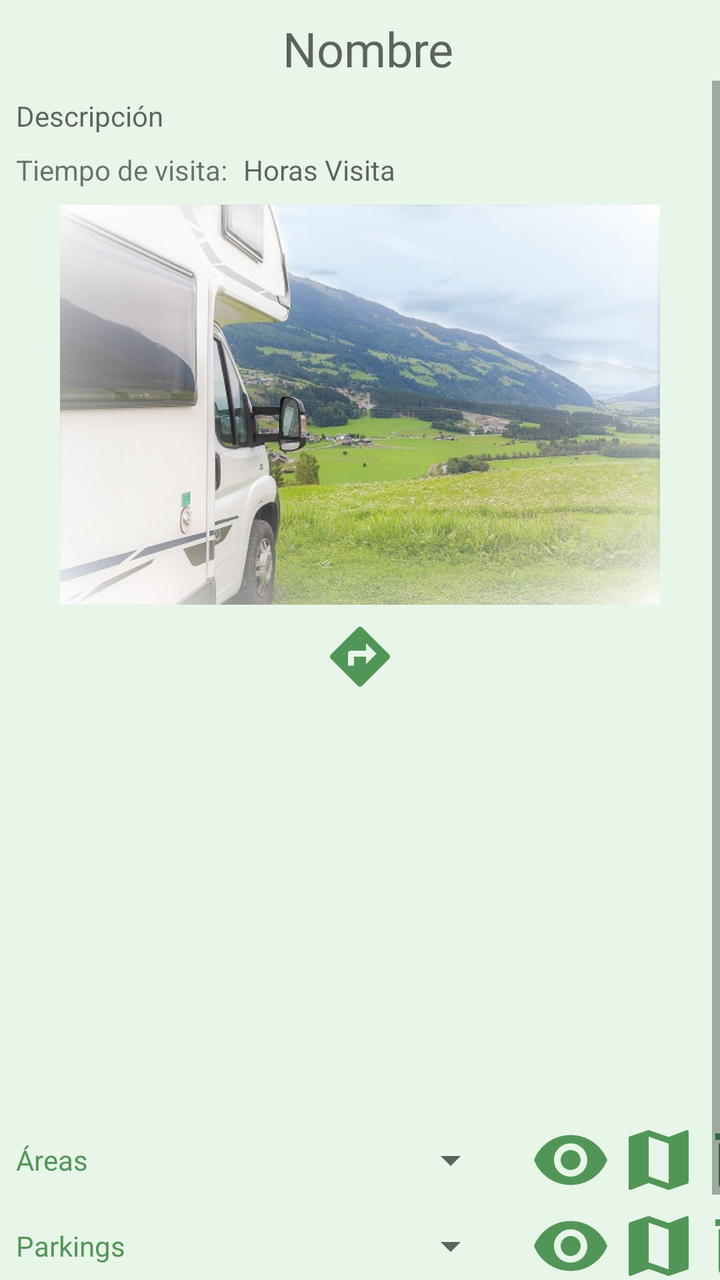
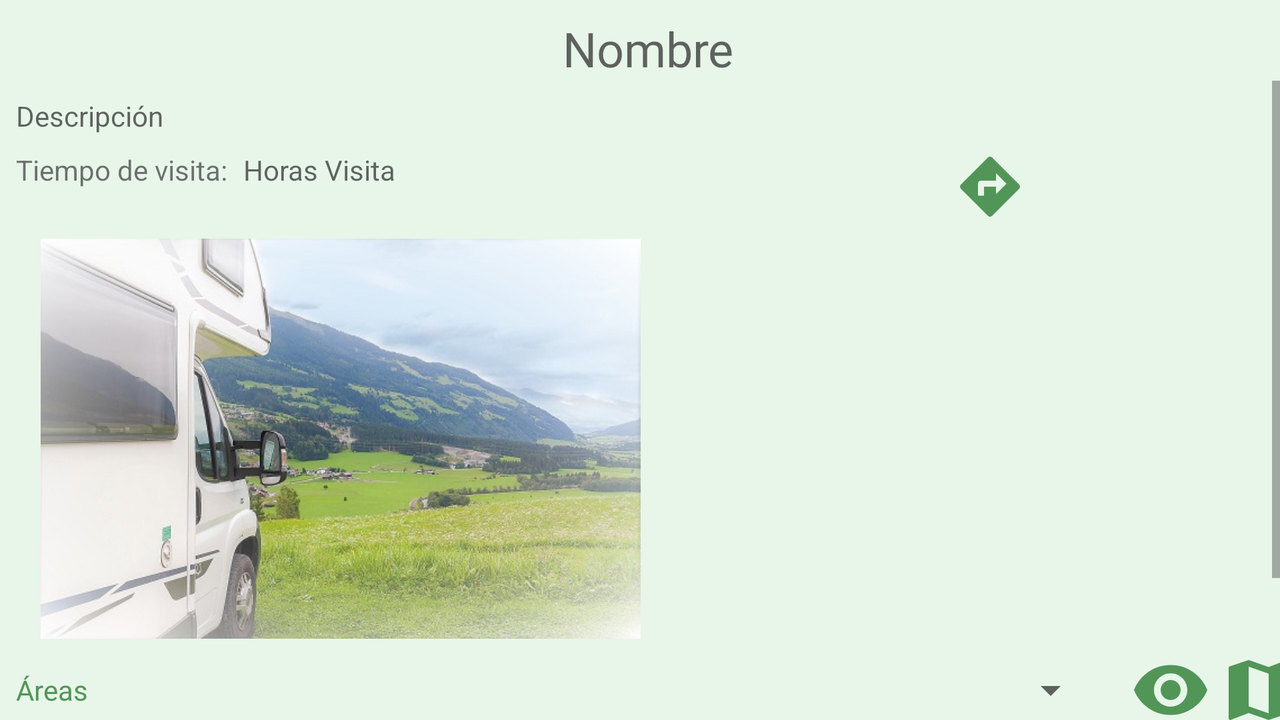

Compare how this app lays out the same screen by default and in its alternative resource folder. The renders come first, then the two layout files and the values they reference.
<!-- AndroidManifest.xml: application theme AppTheme -->
<!-- res/layout/fragment_ver_lugar.xml -->
<?xml version="1.0" encoding="utf-8"?>
<FrameLayout xmlns:android="http://schemas.android.com/apk/res/android"
    xmlns:app="http://schemas.android.com/apk/res-auto"
    xmlns:tools="http://schemas.android.com/tools"
    android:id="@+id/verLugarFragment"
    android:layout_width="match_parent"
    android:layout_height="match_parent"
    android:isScrollContainer="true"
    android:overScrollMode="always"
    tools:context=".ui.lugares.EditarLugarFragment">


    <LinearLayout
        android:id="@+id/spinnerInfo"
        android:layout_width="match_parent"
        android:layout_height="match_parent"
        android:orientation="vertical">

        <TextView
            android:id="@+id/texttViewEditarViajeNombre"
            android:layout_width="match_parent"
            android:layout_height="wrap_content"
            android:layout_marginStart="8dp"
            android:layout_marginLeft="8dp"
            android:layout_marginTop="8dp"
            android:ems="10"
            android:fontFamily="@font/acme"
            android:gravity="center_horizontal"
            android:hint="Nombre"
            android:inputType="textPersonName"
            android:singleLine="false"
            android:textColor="@color/colorPrimaryDark"
            android:textSize="24sp"
            app:layout_constraintStart_toStartOf="parent"
            app:layout_constraintTop_toTopOf="parent" />

        <ScrollView
            android:layout_width="match_parent"
            android:layout_height="wrap_content"
            tools:layout_editor_absoluteX="32dp"
            tools:layout_editor_absoluteY="302dp">

            <androidx.constraintlayout.widget.ConstraintLayout
                android:layout_width="match_parent"
                android:layout_height="match_parent"
                android:isScrollContainer="true"
                android:scrollbars="vertical">

                <TextView
                    android:id="@+id/texttViewEditarViajeDescripcion"
                    android:layout_width="match_parent"
                    android:layout_height="wrap_content"
                    android:layout_marginStart="8dp"
                    android:layout_marginLeft="8dp"
                    android:layout_marginTop="8dp"
                    android:ems="10"
                    android:gravity="start|top"
                    android:hint="Descripción"
                    android:inputType="textMultiLine"
                    android:maxLines="8"
                    app:layout_constraintStart_toStartOf="parent"
                    app:layout_constraintTop_toTopOf="parent" />


                <TextView
                    android:id="@+id/editTextEditarLugarTiempoVisita"
                    android:layout_width="wrap_content"
                    android:layout_height="wrap_content"
                    android:layout_marginStart="8dp"
                    android:layout_marginLeft="8dp"
                    android:layout_marginTop="8dp"
                    android:ems="10"
                    android:hint="Horas Visita"
                    android:inputType="number"
                    app:layout_constraintStart_toEndOf="@+id/textView"
                    app:layout_constraintTop_toBottomOf="@+id/texttViewEditarViajeDescripcion" />

                <ImageView
                    android:id="@+id/imageViewFoto"
                    android:layout_width="350dp"
                    android:layout_height="200dp"
                    android:layout_marginTop="8dp"
                    android:src="@drawable/ac"
                    app:layout_constraintEnd_toEndOf="parent"
                    app:layout_constraintStart_toStartOf="parent"
                    app:layout_constraintTop_toBottomOf="@+id/editTextEditarLugarTiempoVisita" />

                <FrameLayout
                    android:id="@+id/container"
                    android:layout_width="300dp"


                    android:layout_height="200dp"
                    android:layout_marginStart="8dp"
                    android:layout_marginLeft="8dp"
                    android:layout_marginTop="8dp"
                    android:layout_marginEnd="8dp"
                    android:layout_marginRight="8dp"
                    app:layout_constraintEnd_toEndOf="parent"
                    app:layout_constraintStart_toStartOf="parent"
                    app:layout_constraintTop_toBottomOf="@+id/imageButtonGPS">

                </FrameLayout>

                <TextView
                    android:id="@+id/textView"
                    android:layout_width="wrap_content"
                    android:layout_height="wrap_content"
                    android:layout_marginStart="8dp"
                    android:layout_marginLeft="8dp"
                    android:text="Tiempo de visita:"
                    app:layout_constraintStart_toStartOf="parent"
                    app:layout_constraintTop_toTopOf="@+id/editTextEditarLugarTiempoVisita" />

                <ImageButton
                    android:id="@+id/imageButtonGPS"
                    android:layout_width="wrap_content"
                    android:layout_height="wrap_content"
                    android:layout_marginTop="8dp"
                    android:background="@color/fondo"
                    android:src="@drawable/ic_baseline_directions_36"
                    app:layout_constraintEnd_toEndOf="parent"
                    app:layout_constraintStart_toStartOf="parent"
                    app:layout_constraintTop_toBottomOf="@+id/imageViewFoto" />

                <TextView
                    android:id="@+id/textView5"
                    android:layout_width="wrap_content"
                    android:layout_height="wrap_content"
                    android:layout_marginStart="8dp"
                    android:layout_marginLeft="8dp"
                    android:layout_marginTop="16dp"
                    android:fontFamily="@font/acme"
                    android:text="Áreas"
                    android:textColor="@color/colorPrimaryDark"
                    app:layout_constraintStart_toStartOf="parent"
                    app:layout_constraintTop_toBottomOf="@+id/container" />

                <Spinner
                    android:id="@+id/spinnerAreas"
                    android:layout_width="150dp"
                    android:layout_height="wrap_content"
                    app:layout_constraintBottom_toBottomOf="@+id/textView5"
                    app:layout_constraintStart_toStartOf="@+id/spinnerParking"
                    app:layout_constraintTop_toTopOf="@+id/textView5" />

                <ImageButton
                    android:id="@+id/imageButtonArea"
                    android:layout_width="40dp"
                    android:layout_height="40dp"
                    android:layout_marginStart="16dp"
                    android:layout_marginLeft="16dp"
                    android:src="@drawable/ver_cuadrado"
                    app:layout_constraintBottom_toBottomOf="@+id/spinnerAreas"
                    app:layout_constraintStart_toEndOf="@+id/spinnerAreas"
                    app:layout_constraintTop_toTopOf="@+id/spinnerAreas" />

                <TextView
                    android:id="@+id/textView6"
                    android:layout_width="wrap_content"
                    android:layout_height="wrap_content"
                    android:layout_marginTop="24dp"
                    android:fontFamily="@font/acme"
                    android:text="Parkings"
                    android:textColor="@color/colorPrimaryDark"
                    app:layout_constraintStart_toStartOf="@+id/textView5"
                    app:layout_constraintTop_toBottomOf="@+id/textView5" />

                <Spinner
                    android:id="@+id/spinnerParking"
                    android:layout_width="150dp"
                    android:layout_height="wrap_content"
                    app:layout_constraintBottom_toBottomOf="@+id/textView6"
                    app:layout_constraintStart_toStartOf="@+id/spinnerInfos"
                    app:layout_constraintTop_toTopOf="@+id/textView6" />

                <ImageButton
                    android:id="@+id/imageButtonParking"
                    android:layout_width="40dp"
                    android:layout_height="40dp"
                    android:layout_marginStart="16dp"
                    android:layout_marginLeft="16dp"
                    android:src="@drawable/ver_cuadrado"
                    app:layout_constraintBottom_toBottomOf="@+id/spinnerParking"
                    app:layout_constraintStart_toEndOf="@+id/spinnerParking"
                    app:layout_constraintTop_toTopOf="@+id/spinnerParking" />

                <TextView
                    android:id="@+id/textView7"
                    android:layout_width="wrap_content"
                    android:layout_height="wrap_content"
                    android:layout_marginTop="24dp"
                    android:fontFamily="@font/acme"
                    android:text="Información"
                    android:textColor="@color/colorPrimaryDark"
                    app:layout_constraintStart_toStartOf="@+id/textView6"
                    app:layout_constraintTop_toBottomOf="@+id/textView6" />

                <Spinner
                    android:id="@+id/spinnerInfos"
                    android:layout_width="150dp"
                    android:layout_height="wrap_content"
                    android:layout_marginStart="16dp"
                    android:layout_marginLeft="16dp"
                    app:layout_constraintBottom_toBottomOf="@+id/textView7"
                    app:layout_constraintStart_toEndOf="@+id/textView7"
                    app:layout_constraintTop_toTopOf="@+id/textView7" />

                <ImageButton
                    android:id="@+id/imageButtonInfo"
                    android:layout_width="40dp"
                    android:layout_height="40dp"
                    android:layout_marginStart="16dp"
                    android:layout_marginLeft="16dp"
                    android:src="@drawable/ver_cuadrado"
                    app:layout_constraintBottom_toBottomOf="@+id/spinnerInfos"
                    app:layout_constraintStart_toEndOf="@+id/spinnerInfos"
                    app:layout_constraintTop_toTopOf="@+id/spinnerInfos" />

                <ImageButton
                    android:id="@+id/imageButtonParkingMapa"
                    android:layout_width="32dp"
                    android:layout_height="32dp"
                    android:layout_marginStart="8dp"
                    android:layout_marginLeft="8dp"
                    android:src="@drawable/mapa_cuadrado"
                    app:layout_constraintBottom_toBottomOf="@+id/imageButtonParking"
                    app:layout_constraintStart_toEndOf="@+id/imageButtonParking"
                    app:layout_constraintTop_toTopOf="@+id/imageButtonParking" />

                <ImageButton
                    android:id="@+id/imageButtonAreaMapa"
                    android:layout_width="32dp"
                    android:layout_height="32dp"
                    android:layout_marginStart="8dp"
                    android:layout_marginLeft="8dp"
                    android:src="@drawable/mapa_cuadrado"
                    app:layout_constraintBottom_toBottomOf="@+id/imageButtonArea"
                    app:layout_constraintStart_toEndOf="@+id/imageButtonArea"
                    app:layout_constraintTop_toTopOf="@+id/imageButtonArea" />

                <ImageButton
                    android:id="@+id/imageButtonAreaBorra"
                    android:layout_width="32dp"
                    android:layout_height="32dp"
                    android:layout_marginStart="8dp"
                    android:layout_marginLeft="8dp"
                    android:src="@drawable/borrar_cuadrado"
                    app:layout_constraintStart_toEndOf="@+id/imageButtonAreaMapa"
                    app:layout_constraintTop_toTopOf="@+id/imageButtonAreaMapa" />

                <ImageButton
                    android:id="@+id/imageButtonParkingBorra"
                    android:layout_width="32dp"
                    android:layout_height="32dp"
                    android:layout_marginStart="8dp"
                    android:layout_marginLeft="8dp"
                    android:src="@drawable/borrar_cuadrado"
                    app:layout_constraintStart_toEndOf="@+id/imageButtonParkingMapa"
                    app:layout_constraintTop_toTopOf="@+id/imageButtonParkingMapa" />

                <ImageButton
                    android:id="@+id/imageButtonInfoBorra"
                    android:layout_width="32dp"
                    android:layout_height="32dp"
                    android:src="@drawable/borrar_cuadrado"
                    app:layout_constraintStart_toEndOf="@+id/imageButtonParkingMapa"
                    app:layout_constraintStart_toStartOf="@+id/imageButtonParkingBorra"
                    app:layout_constraintTop_toTopOf="@+id/imageButtonInfo" />

            </androidx.constraintlayout.widget.ConstraintLayout>
        </ScrollView>

    </LinearLayout>


</FrameLayout>
<!-- resources referenced by this layout -->
<resources>
  <color name="colorPrimaryDark">#519657</color>
  <color name="fondo">#e8f5e9</color>
  <!-- drawable borrar_cuadrado (drawable-v24) -->
  <?xml version="1.0" encoding="utf-8"?>
  <layer-list xmlns:android="http://schemas.android.com/apk/res/android">
  
      <item android:drawable="@drawable/background_cuadrado_40"/>
      <item android:drawable="@drawable/ic_baseline_delete_40"
          android:gravity="center"/>
  </layer-list>
  <!-- drawable ic_baseline_directions_36 (drawable) -->
  <vector android:height="36dp" android:tint="#519657"
      android:viewportHeight="24" android:viewportWidth="24"
      android:width="36dp" xmlns:android="http://schemas.android.com/apk/res/android">
      <path android:fillColor="@android:color/white" android:pathData="M21.71,11.29l-9,-9c-0.39,-0.39 -1.02,-0.39 -1.41,0l-9,9c-0.39,0.39 -0.39,1.02 0,1.41l9,9c0.39,0.39 1.02,0.39 1.41,0l9,-9c0.39,-0.38 0.39,-1.01 0,-1.41zM14,14.5V12h-4v3H8v-4c0,-0.55 0.45,-1 1,-1h5V7.5l3.5,3.5 -3.5,3.5z"/>
  </vector>
  <!-- drawable mapa_cuadrado (drawable-v24) -->
  <?xml version="1.0" encoding="utf-8"?>
  <layer-list xmlns:android="http://schemas.android.com/apk/res/android">
  
      <item android:drawable="@drawable/background_cuadrado_40"/>
      <item android:drawable="@drawable/ic_baseline_map_40"
          android:gravity="center"/>
  </layer-list>
  <!-- drawable ver_cuadrado (drawable-v21) -->
  <?xml version="1.0" encoding="utf-8"?>
  <layer-list xmlns:android="http://schemas.android.com/apk/res/android">
  
      <item android:drawable="@drawable/background_cuadrado_40"/>
      <item android:drawable="@drawable/ic_baseline_remove_red_eye_40"
          android:gravity="center"/>
  </layer-list>
  <style name="AppTheme" parent="Theme.AppCompat.Light.DarkActionBar">
          
          <item name="colorPrimary">@color/colorPrimary</item>
          <item name="colorPrimaryDark">@color/colorPrimaryDark</item>
          <item name="colorAccent">@color/colorAccent</item>
          <item name="android:colorBackground">@color/fondo</item>
      </style>
  <!-- drawable background_cuadrado_40 (drawable-v24) -->
  <?xml version="1.0" encoding="utf-8"?>
  <shape xmlns:android="http://schemas.android.com/apk/res/android">
  
      <gradient
          android:startColor="#e8f5e9"
          android:endColor="#e8f5e9"
          android:angle="45" />
  
      <size
          android:width="40dp"
          android:height="40dp"/>
  
  
  
  </shape>
  <!-- drawable ic_baseline_delete_40 (drawable) -->
  <vector android:height="40dp" android:tint="#519657"
      android:viewportHeight="24" android:viewportWidth="24"
      android:width="40dp" xmlns:android="http://schemas.android.com/apk/res/android">
      <path android:fillColor="@android:color/white" android:pathData="M6,19c0,1.1 0.9,2 2,2h8c1.1,0 2,-0.9 2,-2V7H6v12zM19,4h-3.5l-1,-1h-5l-1,1H5v2h14V4z"/>
  </vector>
  <!-- drawable ic_baseline_map_40 (drawable) -->
  <vector android:height="40dp" android:tint="#519657"
      android:viewportHeight="24" android:viewportWidth="24"
      android:width="40dp" xmlns:android="http://schemas.android.com/apk/res/android">
      <path android:fillColor="@android:color/white" android:pathData="M20.5,3l-0.16,0.03L15,5.1 9,3 3.36,4.9c-0.21,0.07 -0.36,0.25 -0.36,0.48V20.5c0,0.28 0.22,0.5 0.5,0.5l0.16,-0.03L9,18.9l6,2.1 5.64,-1.9c0.21,-0.07 0.36,-0.25 0.36,-0.48V3.5c0,-0.28 -0.22,-0.5 -0.5,-0.5zM15,19l-6,-2.11V5l6,2.11V19z"/>
  </vector>
  <color name="colorPrimary">#72C677</color>
  <color name="colorAccent">#03DAC5</color>
</resources>
<!-- res/layout-land/fragment_ver_lugar.xml (the repository's variant of the layout above) -->
<!-- drawn on the phone turned sideways -->
<?xml version="1.0" encoding="utf-8"?>
<FrameLayout xmlns:android="http://schemas.android.com/apk/res/android"
    xmlns:app="http://schemas.android.com/apk/res-auto"
    xmlns:tools="http://schemas.android.com/tools"
    android:id="@+id/verLugarFragment"
    android:layout_width="match_parent"
    android:layout_height="match_parent"
    android:isScrollContainer="true"
    android:overScrollMode="always"
    tools:context=".ui.lugares.EditarLugarFragment">


    <LinearLayout
        android:id="@+id/spinnerInfo"
        android:layout_width="match_parent"
        android:layout_height="match_parent"
        android:orientation="vertical">

        <TextView
            android:id="@+id/texttViewEditarViajeNombre"
            android:layout_width="match_parent"
            android:layout_height="wrap_content"
            android:layout_marginStart="8dp"
            android:layout_marginLeft="8dp"
            android:layout_marginTop="8dp"
            android:ems="10"
            android:fontFamily="@font/acme"
            android:gravity="center_horizontal"
            android:hint="Nombre"
            android:inputType="textPersonName"
            android:singleLine="false"
            android:textColor="@color/colorPrimaryDark"
            android:textSize="24sp"
            app:layout_constraintStart_toStartOf="parent"
            app:layout_constraintTop_toTopOf="parent" />

        <ScrollView
            android:layout_width="match_parent"
            android:layout_height="wrap_content"
            tools:layout_editor_absoluteX="32dp"
            tools:layout_editor_absoluteY="302dp">

            <androidx.constraintlayout.widget.ConstraintLayout
                android:layout_width="match_parent"
                android:layout_height="match_parent"
                android:isScrollContainer="true"
                android:scrollbars="vertical">

                <TextView
                    android:id="@+id/texttViewEditarViajeDescripcion"
                    android:layout_width="match_parent"
                    android:layout_height="wrap_content"
                    android:layout_marginStart="8dp"
                    android:layout_marginLeft="8dp"
                    android:layout_marginTop="8dp"
                    android:ems="10"
                    android:gravity="start|top"
                    android:hint="Descripción"
                    android:inputType="textMultiLine"
                    android:maxLines="8"
                    app:layout_constraintStart_toStartOf="parent"
                    app:layout_constraintTop_toTopOf="parent" />


                <TextView
                    android:id="@+id/editTextEditarLugarTiempoVisita"
                    android:layout_width="wrap_content"
                    android:layout_height="wrap_content"
                    android:layout_marginStart="8dp"
                    android:layout_marginLeft="8dp"
                    android:layout_marginTop="8dp"
                    android:ems="10"
                    android:hint="Horas Visita"
                    android:inputType="number"
                    app:layout_constraintStart_toEndOf="@+id/textView"
                    app:layout_constraintTop_toBottomOf="@+id/texttViewEditarViajeDescripcion" />

                <ImageView
                    android:id="@+id/imageViewFoto"
                    android:layout_width="350dp"
                    android:layout_height="200dp"
                    android:layout_marginTop="8dp"
                    android:src="@drawable/ac"
                    app:layout_constraintEnd_toStartOf="@+id/container"
                    app:layout_constraintHorizontal_bias="0.5"
                    app:layout_constraintStart_toStartOf="parent"
                    app:layout_constraintTop_toBottomOf="@+id/imageButtonGPS" />

                <FrameLayout
                    android:id="@+id/container"
                    android:layout_width="300dp"


                    android:layout_height="200dp"
                    app:layout_constraintEnd_toEndOf="parent"
                    app:layout_constraintHorizontal_bias="0.5"
                    app:layout_constraintStart_toEndOf="@+id/imageViewFoto"
                    app:layout_constraintTop_toTopOf="@+id/imageViewFoto">

                </FrameLayout>

                <TextView
                    android:id="@+id/textView"
                    android:layout_width="wrap_content"
                    android:layout_height="wrap_content"
                    android:layout_marginStart="8dp"
                    android:layout_marginLeft="8dp"
                    android:text="Tiempo de visita:"
                    app:layout_constraintStart_toStartOf="parent"
                    app:layout_constraintTop_toTopOf="@+id/editTextEditarLugarTiempoVisita" />

                <ImageButton
                    android:id="@+id/imageButtonGPS"
                    android:layout_width="wrap_content"
                    android:layout_height="wrap_content"
                    android:background="@color/fondo"
                    android:src="@drawable/ic_baseline_directions_36"
                    app:layout_constraintEnd_toEndOf="@+id/container"
                    app:layout_constraintStart_toStartOf="@+id/container"
                    app:layout_constraintTop_toTopOf="@+id/textView" />

                <TextView
                    android:id="@+id/textView5"
                    android:layout_width="wrap_content"
                    android:layout_height="wrap_content"
                    android:layout_marginStart="8dp"
                    android:layout_marginLeft="8dp"
                    android:layout_marginTop="16dp"
                    android:fontFamily="@font/acme"
                    android:text="Áreas"
                    android:textColor="@color/colorPrimaryDark"
                    app:layout_constraintStart_toStartOf="parent"
                    app:layout_constraintTop_toBottomOf="@+id/container" />

                <Spinner
                    android:id="@+id/spinnerAreas"
                    android:layout_width="450dp"
                    android:layout_height="wrap_content"
                    app:layout_constraintBottom_toBottomOf="@+id/textView5"
                    app:layout_constraintStart_toStartOf="@+id/spinnerParking"
                    app:layout_constraintTop_toTopOf="@+id/textView5" />

                <ImageButton
                    android:id="@+id/imageButtonArea"
                    android:layout_width="40dp"
                    android:layout_height="40dp"
                    android:layout_marginStart="16dp"
                    android:layout_marginLeft="16dp"
                    android:src="@drawable/ver_cuadrado"
                    app:layout_constraintBottom_toBottomOf="@+id/spinnerAreas"
                    app:layout_constraintStart_toEndOf="@+id/spinnerAreas"
                    app:layout_constraintTop_toTopOf="@+id/spinnerAreas" />

                <TextView
                    android:id="@+id/textView6"
                    android:layout_width="wrap_content"
                    android:layout_height="wrap_content"
                    android:layout_marginTop="24dp"
                    android:fontFamily="@font/acme"
                    android:text="Parkings"
                    android:textColor="@color/colorPrimaryDark"
                    app:layout_constraintStart_toStartOf="@+id/textView5"
                    app:layout_constraintTop_toBottomOf="@+id/textView5" />

                <Spinner
                    android:id="@+id/spinnerParking"
                    android:layout_width="450dp"
                    android:layout_height="wrap_content"
                    app:layout_constraintBottom_toBottomOf="@+id/textView6"
                    app:layout_constraintStart_toStartOf="@+id/spinnerInfos"
                    app:layout_constraintTop_toTopOf="@+id/textView6" />

                <ImageButton
                    android:id="@+id/imageButtonParking"
                    android:layout_width="40dp"
                    android:layout_height="40dp"
                    android:layout_marginStart="16dp"
                    android:layout_marginLeft="16dp"
                    android:src="@drawable/ver_cuadrado"
                    app:layout_constraintBottom_toBottomOf="@+id/spinnerParking"
                    app:layout_constraintStart_toEndOf="@+id/spinnerParking"
                    app:layout_constraintTop_toTopOf="@+id/spinnerParking" />

                <TextView
                    android:id="@+id/textView7"
                    android:layout_width="wrap_content"
                    android:layout_height="wrap_content"
                    android:layout_marginTop="24dp"
                    android:fontFamily="@font/acme"
                    android:text="Información"
                    android:textColor="@color/colorPrimaryDark"
                    app:layout_constraintStart_toStartOf="@+id/textView6"
                    app:layout_constraintTop_toBottomOf="@+id/textView6" />

                <Spinner
                    android:id="@+id/spinnerInfos"
                    android:layout_width="450dp"
                    android:layout_height="wrap_content"
                    android:layout_marginStart="16dp"
                    android:layout_marginLeft="16dp"
                    app:layout_constraintBottom_toBottomOf="@+id/textView7"
                    app:layout_constraintStart_toEndOf="@+id/textView7"
                    app:layout_constraintTop_toTopOf="@+id/textView7" />

                <ImageButton
                    android:id="@+id/imageButtonInfo"
                    android:layout_width="40dp"
                    android:layout_height="40dp"
                    android:layout_marginStart="16dp"
                    android:layout_marginLeft="16dp"
                    android:src="@drawable/ver_cuadrado"
                    app:layout_constraintBottom_toBottomOf="@+id/spinnerInfos"
                    app:layout_constraintStart_toEndOf="@+id/spinnerInfos"
                    app:layout_constraintTop_toTopOf="@+id/spinnerInfos" />

                <ImageButton
                    android:id="@+id/imageButtonParkingMapa"
                    android:layout_width="32dp"
                    android:layout_height="32dp"
                    android:layout_marginStart="8dp"
                    android:layout_marginLeft="8dp"
                    android:src="@drawable/mapa_cuadrado"
                    app:layout_constraintBottom_toBottomOf="@+id/imageButtonParking"
                    app:layout_constraintStart_toEndOf="@+id/imageButtonParking"
                    app:layout_constraintTop_toTopOf="@+id/imageButtonParking" />

                <ImageButton
                    android:id="@+id/imageButtonAreaMapa"
                    android:layout_width="32dp"
                    android:layout_height="32dp"
                    android:layout_marginStart="8dp"
                    android:layout_marginLeft="8dp"
                    android:src="@drawable/mapa_cuadrado"
                    app:layout_constraintBottom_toBottomOf="@+id/imageButtonArea"
                    app:layout_constraintStart_toEndOf="@+id/imageButtonArea"
                    app:layout_constraintTop_toTopOf="@+id/imageButtonArea" />

                <ImageButton
                    android:id="@+id/imageButtonAreaBorra"
                    android:layout_width="32dp"
                    android:layout_height="32dp"
                    android:layout_marginStart="8dp"
                    android:layout_marginLeft="8dp"
                    android:src="@drawable/borrar_cuadrado"
                    app:layout_constraintStart_toEndOf="@+id/imageButtonAreaMapa"
                    app:layout_constraintTop_toTopOf="@+id/imageButtonAreaMapa" />

                <ImageButton
                    android:id="@+id/imageButtonParkingBorra"
                    android:layout_width="32dp"
                    android:layout_height="32dp"
                    android:layout_marginStart="8dp"
                    android:layout_marginLeft="8dp"
                    android:src="@drawable/borrar_cuadrado"
                    app:layout_constraintStart_toEndOf="@+id/imageButtonParkingMapa"
                    app:layout_constraintTop_toTopOf="@+id/imageButtonParkingMapa" />

                <ImageButton
                    android:id="@+id/imageButtonInfoBorra"
                    android:layout_width="32dp"
                    android:layout_height="32dp"
                    android:src="@drawable/borrar_cuadrado"
                    app:layout_constraintStart_toEndOf="@+id/imageButtonParkingMapa"
                    app:layout_constraintStart_toStartOf="@+id/imageButtonParkingBorra"
                    app:layout_constraintTop_toTopOf="@+id/imageButtonInfo" />

            </androidx.constraintlayout.widget.ConstraintLayout>
        </ScrollView>

    </LinearLayout>


</FrameLayout>
